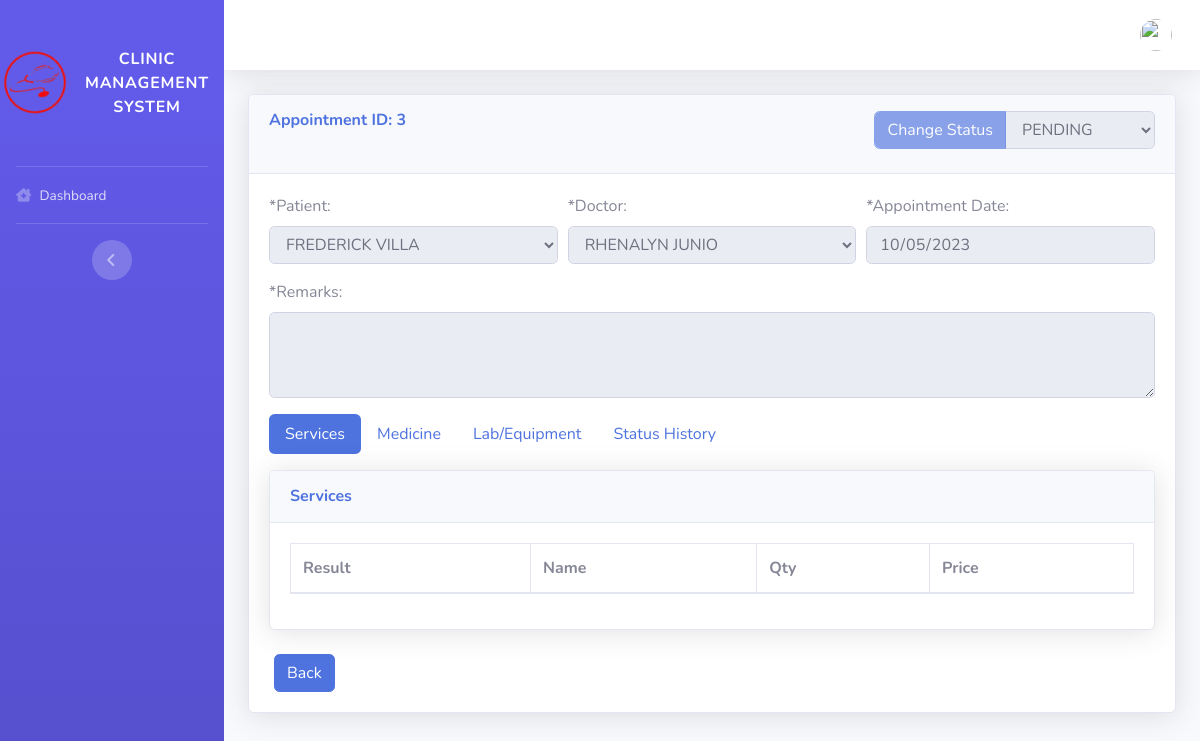
The app's page /pages/doctor/view_appointment.php?&&id=3, older data.
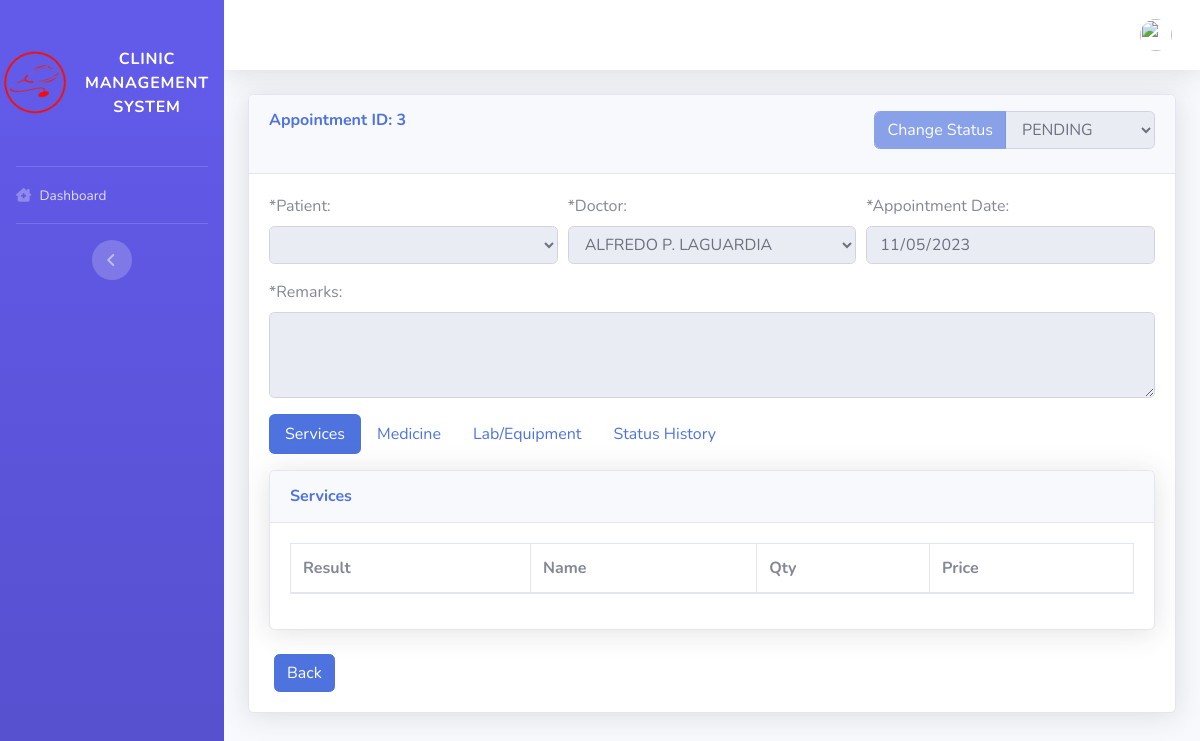
The same page, newer data.
### tables this page shows
CREATE TABLE `tbl_appointment` (
  `id` int(11) NOT NULL,
  `patient_id` int(11) DEFAULT NULL,
  `doctor_id` int(11) DEFAULT NULL,
  `appointment_date` date DEFAULT NULL,
  `remarks` text DEFAULT NULL,
  `status` varchar(45) DEFAULT 'pending' COMMENT 'pending\\nreschedule\\napproved\\nrejected\\ncancelled',
  `amount` decimal(18,2) DEFAULT 0.00,
  `change` decimal(18,2) DEFAULT 0.00
);

CREATE TABLE `patient` (
  `id` int(11) NOT NULL,
  `fname` varchar(155) NOT NULL,
  `age` char(155) NOT NULL,
  `cn` char(11) NOT NULL,
  `gender` varchar(155) NOT NULL,
  `cs` varchar(155) NOT NULL,
  `addrss` varchar(155) NOT NULL,
  `uname` varchar(255) NOT NULL,
  `email` varchar(155) NOT NULL,
  `password` varchar(155) NOT NULL,
  `mname` varchar(255) DEFAULT NULL,
  `lname` varchar(255) DEFAULT NULL,
  `province_id` varchar(50) DEFAULT NULL,
  `city_id` varchar(50) DEFAULT NULL,
  `barangay_id` varchar(50) DEFAULT NULL,
  `house_no` text DEFAULT NULL,
  `zip_code` varchar(45) DEFAULT NULL,
  `pic` varchar(255) DEFAULT 'default.png',
  `created_date` datetime DEFAULT current_timestamp()
);

### config/functions.php (called while the page is built, shortened)
<?php
function query($sql)
{
  return mysqli_query($_SESSION['conn'], $sql);
}
function get_one($sql)
{
  $excute = query($sql);
  return mysqli_fetch_object($excute);
}

### pages/doctor/view_appointment.php (the view, shortened to what the changed rows need)
<?php
include_once('../layout/header.php');
?>
<div class="container-fluid">
  <form action="" method="post">
    <div class="card shadow mb-4">
      <div class="card-header py-3">
        <?php
        extract($_GET);
        $appointment = get_one("select * from tbl_appointment where id = $id");
        ?>
        <h6 class="m-0 font-weight-bold text-primary">
          <div class="d-flex float-right" style="width:fit-content">
            <div class="input-group mb-2">
              <div class="input-group-prepend">
                <button type="submit" class="form-control btn btn-primary" disabled <?= in_array($appointment->status, ['rejected', 'closed', 'completed']) ? 'disabled' : '' ?> name="change_status"> Change Status</button>
              </div>
              <select name="status" id="status" class="form-control float-right" style="width:fit-content" disabled>
                <option value="pending" <?= $appointment->status == 'pending' ? 'selected' : '' ?>>PENDING</option>
              </select>
            </div>
          </div>
        </h6>
      </div>
      <div class="card-body">
        <div class="row">
          <div class="col-md-12">
            <div class="form-row">
              <div class="form-group col-md-4">
                <label>*Patient:</label>
                <select name="patient_id" id="patient_id" class="form-control" disabled>
                  <?php foreach (mysqli_query($conn, "SELECT * from patient") as $row) { ?>
                    <option value="<?= $row['id'] ?>" <?= $appointment->patient_id == $row['id'] ? 'selected' : '' ?>>
                      <?= strtoupper($row['fname'] . ' ' . $row['mname'] . ' ' . $row['lname']) ?></option>
                  <?php } ?>
                </select>
              </div>
              <div class="form-group col-md-4">
                <label>*Doctor:</label>
                <select name="doctor_id" id="doctor_id" class="form-control" disabled>
                  <?php foreach (mysqli_query($conn, "SELECT * from doctor") as $row) { ?>
                    <option value="<?= $row['id'] ?>" <?= $appointment->doctor_id == $row['id'] ? 'selected' : '' ?>>
                      <?= strtoupper($row['fname'] . ' ' . $row['mname'] . ' ' . $row['lname']) ?></option>
                  <?php } ?>
                </select>
              </div>
              <div class="form-group col-md-4">
                <label>*Appointment Date:</label>
                <input type="date" name="appointment_date" disabled value="<?= $appointment->appointment_date ?>" class="form-control" id="recipient-name">
              </div>
            </div>
          </div>
        </div>
        <div class="tab-content" id="pills-tabContent">
          <div class="tab-pane fade show active" id="pills-services" role="tabpanel" aria-labelledby="pills-services-tab">
            <div class="card shadow mb-4">
              <div class="card-body">
                <div class="table-responsive">
                  <table class="table table-bordered" width="100%" cellspacing="0" id="tbl_service">
                    <thead>
                      <tr>
                        <th>Result</th>
                        <th>Name</th>
                        <th>Qty</th>
                        <th>Price</th>
                      </tr>
                    </thead>
                  </table>
                </div>
              </div>
            </div>
          </div>
  </form>
  <?php
                include_once('../layout/footer.php');
                ?>

Row changes from the older to the newer data that the page shows:
changed tbl_appointment "PENDING": appointment_date "10/05/2023" → "11/05/2023"; patient_id "FREDERICK VILLA" → (not shown)
Text that changed along with them:
form field doctor_id: "RHENALYN JUNIO" → "ALFREDO P. LAGUARDIA"
